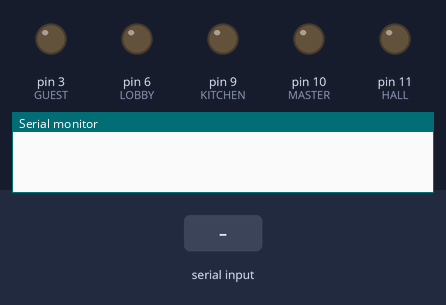
The sketch below on a simulated Arduino Uno, built with avr-gcc and run on an emulated ATmega328P. Shown: output pins drawn as LEDs (lit = HIGH), the last lines printed to the serial monitor. Inputs (shaded band) come from the test bench.

Above: at 1.2 s.
1.3 s: "b" received over Serial
At 2.1 s:
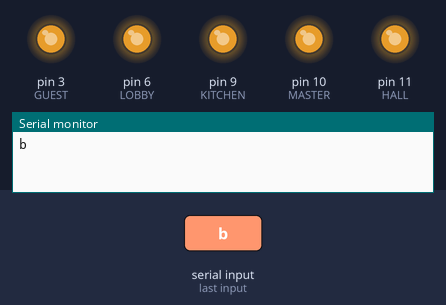
2.8 s: "d" received over Serial
At 3.3 s:
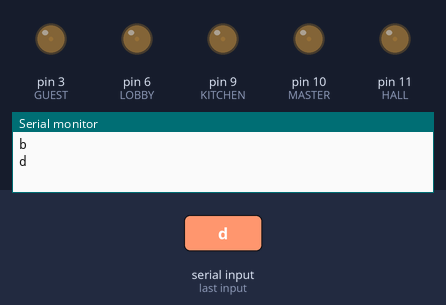
Timing chart, 0 to 5.8 s (numbered marks = the images above; inputs shaded):
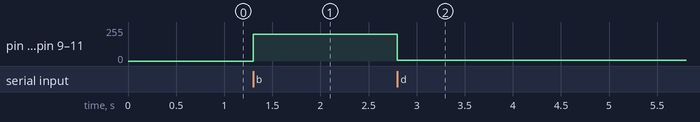

Measured:
- after the input at 1.3 s, pin 3 (GUEST), pin 6 (LOBBY), pin 9 (KITCHEN), pin 10 (MASTER), pin 11 (HALL): 0/255 → 200/255 at once
- after the input at 2.8 s, pin 3 (GUEST), pin 6 (LOBBY), pin 9 (KITCHEN), pin 10 (MASTER), pin 11 (HALL): 200/255 → 5/255 at once

The sketch:

ArduinoHardware.ino
```cpp
char serial;
#define KITCHEN 9
#define LOBBY 6
#define MASTER 10
#define GUEST 3
#define HALL 11
void setup(){
  Serial.begin(9600);
  pinMode(KITCHEN,1);
  pinMode(LOBBY,1);
  pinMode(MASTER,1);
  pinMode(GUEST,1);
  pinMode(HALL,1);}
void loop(){
  if(Serial.available()>0){
      serial=Serial.read();
      Serial.println(serial);
      if(serial=='b'){
        lights(200);}
      else if(serial=='d'){
        lights(5);}}}
void lights(int intensity){
  analogWrite(KITCHEN,intensity);
  analogWrite(LOBBY,intensity);
  analogWrite(GUEST,intensity);
  analogWrite(HALL,intensity);
  analogWrite(MASTER,intensity);}
```
